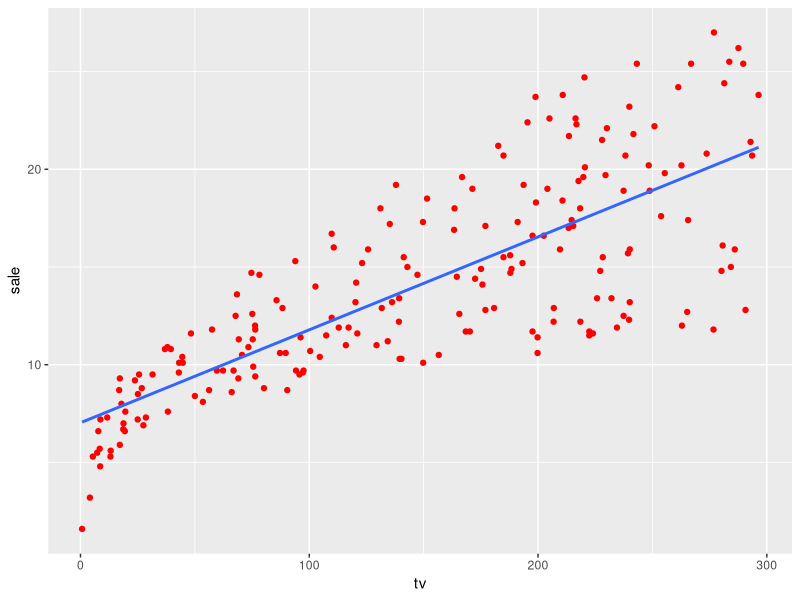
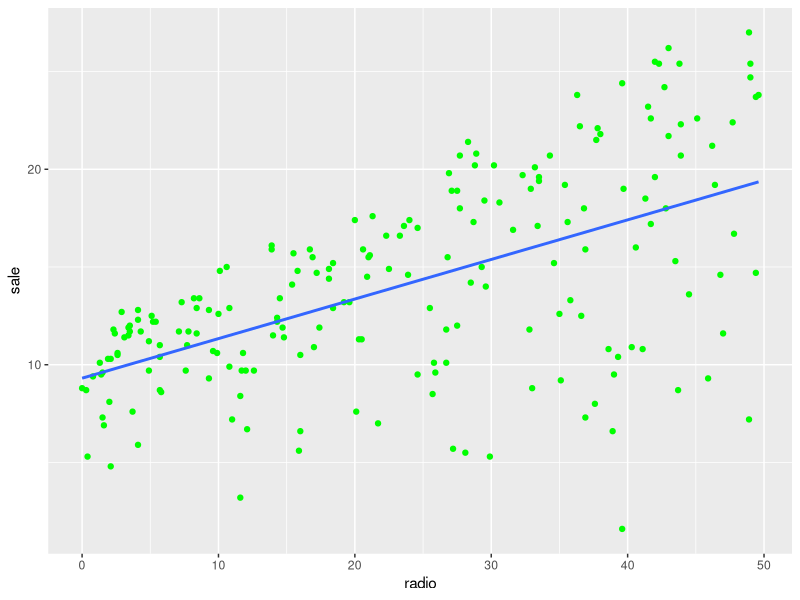
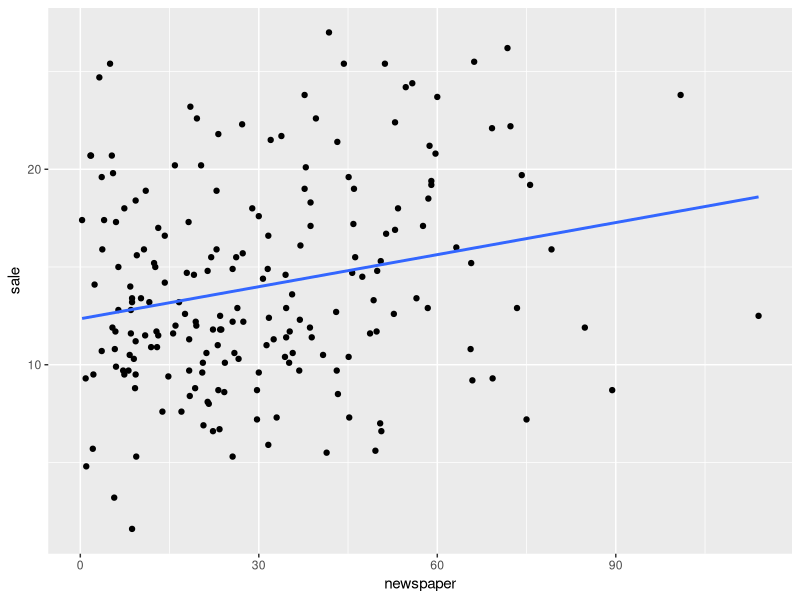

The R source for these figures, in order:
## ---- chunk 1
library(ggplot2)  #using ggplot2 for data visualization

Advertising=read.table("Advertising.txt",header = TRUE,  sep ="\t" )
#attach(Advertising)


ggplot(data=Advertising,mapping= aes(x=tv,y=sale))+geom_point(color='red')+ 
  geom_smooth(method = "lm", se = FALSE)
ggplot(data=Advertising,mapping= aes(x=radio,y=sale))+geom_point(color='green')+ 
  geom_smooth(method = "lm", se = FALSE)
ggplot(data=Advertising,mapping= aes(x=newspaper,y=sale))+geom_point(color='black')+
  geom_smooth(method = "lm", se = FALSE)

summary(lm(sale~tv,data=Advertising))
summary(lm(sale~radio,data=Advertising))
summary(lm(sale~newspaper,data=Advertising))
## ---- chunk 2
head(Advertising)
## ---- chunk 3
reg1<-lm(sale~tv+radio+newspaper, data=Advertising)
coefficients(reg1)
## ---- chunk 4
reg1<-lm(sale~tv+radio+newspaper, data=Advertising)
confint(reg1) # a 95% confidence interval for coefficients
confint(reg1, level = 0.99) # a 99% confidence interval for coefficients
## ---- chunk 5
condominium=read.csv("condominium.csv",header = TRUE)
#attach(Advertising)
head(condominium)

## ---- chunk 6
rege<-lm(listprice~livingarea+floors + bedrooms + baths, data=condominium)
coefficients(rege)
confint(rege)
## ---- chunk 7
reg1<-lm(sale~tv+radio+newspaper, data=Advertising) # (Full) model with all variables
reg2<-lm(sale~1, data=Advertising) # Model with only intercept
summary(reg1)
anova(reg2,reg1) # We compare the NULL model with the full model
## ---- chunk 8
reg1<-lm(sale~tv+radio+newspaper, data=Advertising)
summary(reg1)
## ---- chunk 9
full<-lm(sale~tv+radio+newspaper, data=Advertising)
reduced<-lm(sale~tv+radio, data=Advertising) # dropping a newspaper variable
anova(reduced,full) # test if Ho: newspaper = 0 
## ---- chunk 10
full<-lm(sale~tv+radio+newspaper, data=Advertising)
reduced<-lm(sale~tv+radio, data=Advertising)
summary(full)$r.squared
summary(reduced)$r.squared
summary(full)$adj.r.squared
summary(reduced)$adj.r.squared
## ---- chunk 11
full<-lm(sale~tv+radio+newspaper, data=Advertising)
reduced<-lm(sale~tv+radio, data=Advertising)
sigma(full) # RMSE for the full model
sigma(reduced) # Rmse for the reduced model
## ---- chunk 12
reduced<-lm(sale~tv+radio, data=Advertising)
newdata = data.frame(tv=200, radio=20)
predict(reduced,newdata,interval="predict")
